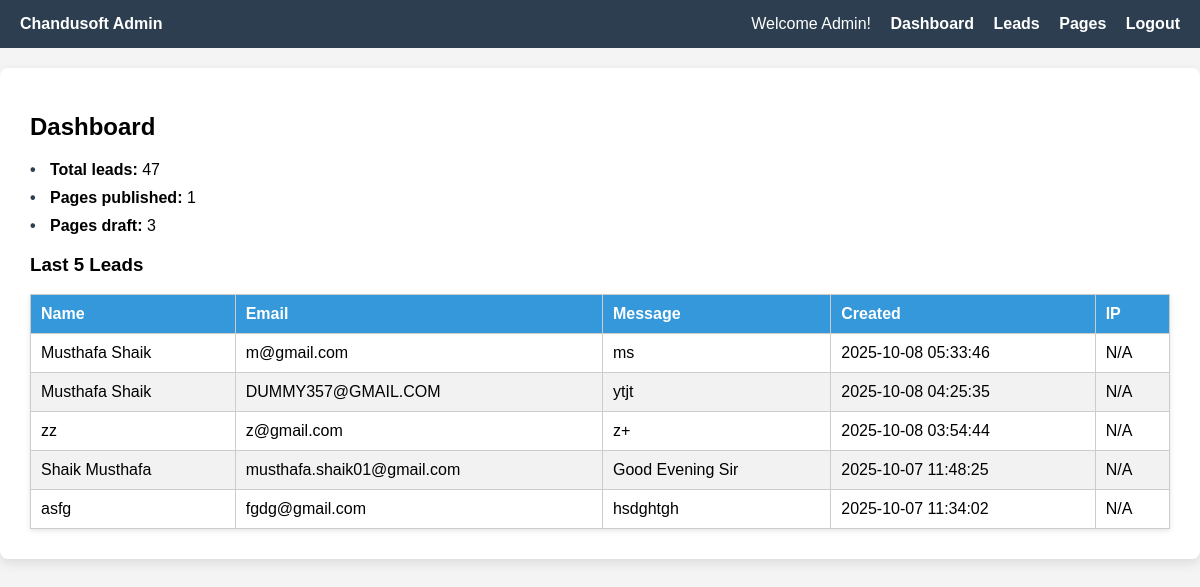
The app's page /app/dashboard.php (signed in), older data.
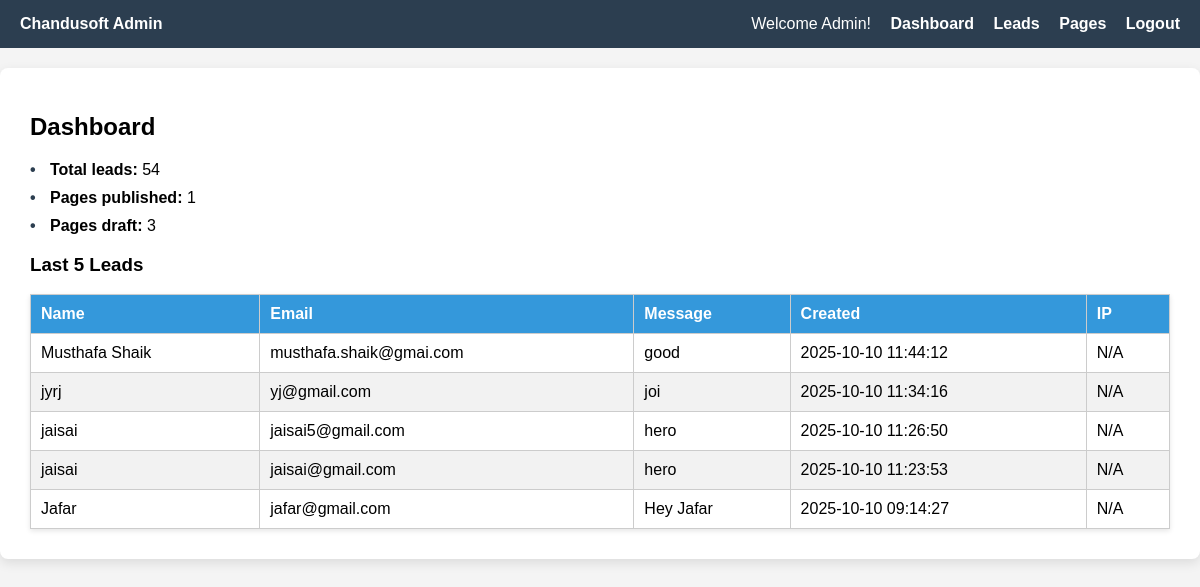
The same page, newer data.
### tables this page shows
CREATE TABLE `leads` (
  `id` int unsigned NOT NULL AUTO_INCREMENT,
  `name` varchar(100) NOT NULL,
  `email` varchar(100) NOT NULL,
  `message` text NOT NULL,
  `created_at` timestamp NULL DEFAULT CURRENT_TIMESTAMP,
  `IP` varchar(45) DEFAULT NULL,
  PRIMARY KEY (`id`)
);

### app/dashboard.php (the view, shortened to what this page needs)
<?php
$user = $_SESSION['user'];
$role = htmlspecialchars(ucfirst($user['role'] ?? 'Editor'));
$conn = new mysqli('localhost', 'root', '', 'chandusoft');
$resultLatest = $conn->query("SELECT * FROM leads ORDER BY id DESC LIMIT 5");
$totalLeadsResult = $conn->query("SELECT COUNT(*) AS count FROM leads");
$totalLeads = $totalLeadsResult->fetch_assoc()['count'];
$publishedPagesResult = $conn->query("SELECT COUNT(*) AS count FROM pages WHERE status='published'");
$publishedPages = $publishedPagesResult->fetch_assoc()['count'];
$draftPagesResult = $conn->query("SELECT COUNT(*) AS count FROM pages WHERE status='draft'");
$draftPages = $draftPagesResult->fetch_assoc()['count'];
?>
<!DOCTYPE html>
<html lang="en">
<head>
</head>
<body>
<div class="navbar">
    <div><strong>Chandusoft Admin</strong></div>
    <div class="links">
        Welcome <?= $role ?>!
        <a href="/app/dashboard">Dashboard</a>
        <a href="/admin/admin-leads">Leads</a>
        <a href="/admin/pages">Pages</a>
        <a href="/admin/logout">Logout</a>
    </div>
</div>
<div class="dashboard-box">
    <h2>Dashboard</h2>
    <ul>
        <li><strong>Total leads:</strong> <?= number_format($totalLeads) ?></li>
        <li><strong>Pages published:</strong> <?= number_format($publishedPages) ?></li>
        <li><strong>Pages draft:</strong> <?= number_format($draftPages) ?></li>
    </ul>
    <h3>Last 5 Leads</h3>
    <table>
        <thead>
            <tr>
                <th>Name</th>
                <th>Email</th>
                <th>Message</th>
                <th>Created</th>
                <th>IP</th>
            </tr>
        </thead>
        <tbody>
            <?php while ($row = $resultLatest->fetch_assoc()): ?>
                <tr>
                    <td><?= htmlspecialchars($row['name']) ?></td>
                    <td><?= htmlspecialchars($row['email']) ?></td>
                    <td><?= htmlspecialchars($row['message']) ?></td>
                    <td><?= htmlspecialchars($row['created_at']) ?></td>
                    <td><?= !empty($row['IP']) ? htmlspecialchars($row['IP']) : 'N/A' ?></td>
                </tr>
            <?php endwhile; ?>
        </tbody>
    </table>
</div>
</body>
</html>

Row changes from the older to the newer data that the page shows:
no longer on this page (row unchanged): leads: name "Musthafa Shaik", email "m@gmail.com", message "ms", created_at "2025-10-08 05:33:46", shows "N/A"
no longer on this page (row unchanged): leads: name "Musthafa Shaik", email "DUMMY357@GMAIL.COM", message "ytjt", created_at "2025-10-08 04:25:35", shows "N/A"
no longer on this page (row unchanged): leads: name "zz", email "z@gmail.com", message "z+", created_at "2025-10-08 03:54:44", shows "N/A"
no longer on this page (row unchanged): leads: name "Shaik Musthafa", email "musthafa.shaik01@gmail.com", message "Good Evening Sir", created_at "2025-10-07 11:48:25", shows "N/A"
no longer on this page (row unchanged): leads: name "asfg", email "fgdg@gmail.com", message "hsdghtgh", created_at "2025-10-07 11:34:02", shows "N/A"
added leads: name "Musthafa Shaik", email "musthafa.shaik@gmai.com", message "good", created_at "2025-10-10 11:44:12", shows "N/A"
added leads: name "jyrj", email "yj@gmail.com", message "joi", created_at "2025-10-10 11:34:16", shows "N/A"
added leads: name "jaisai", email "jaisai5@gmail.com", message "hero", created_at "2025-10-10 11:26:50", shows "N/A"
added leads: name "jaisai", email "jaisai@gmail.com", message "hero", created_at "2025-10-10 11:23:53", shows "N/A"
added leads: name "Jafar", email "jafar@gmail.com", message "Hey Jafar", created_at "2025-10-10 09:14:27", shows "N/A"
Text that changed along with them:
$totalLeads: "47" → "54"
